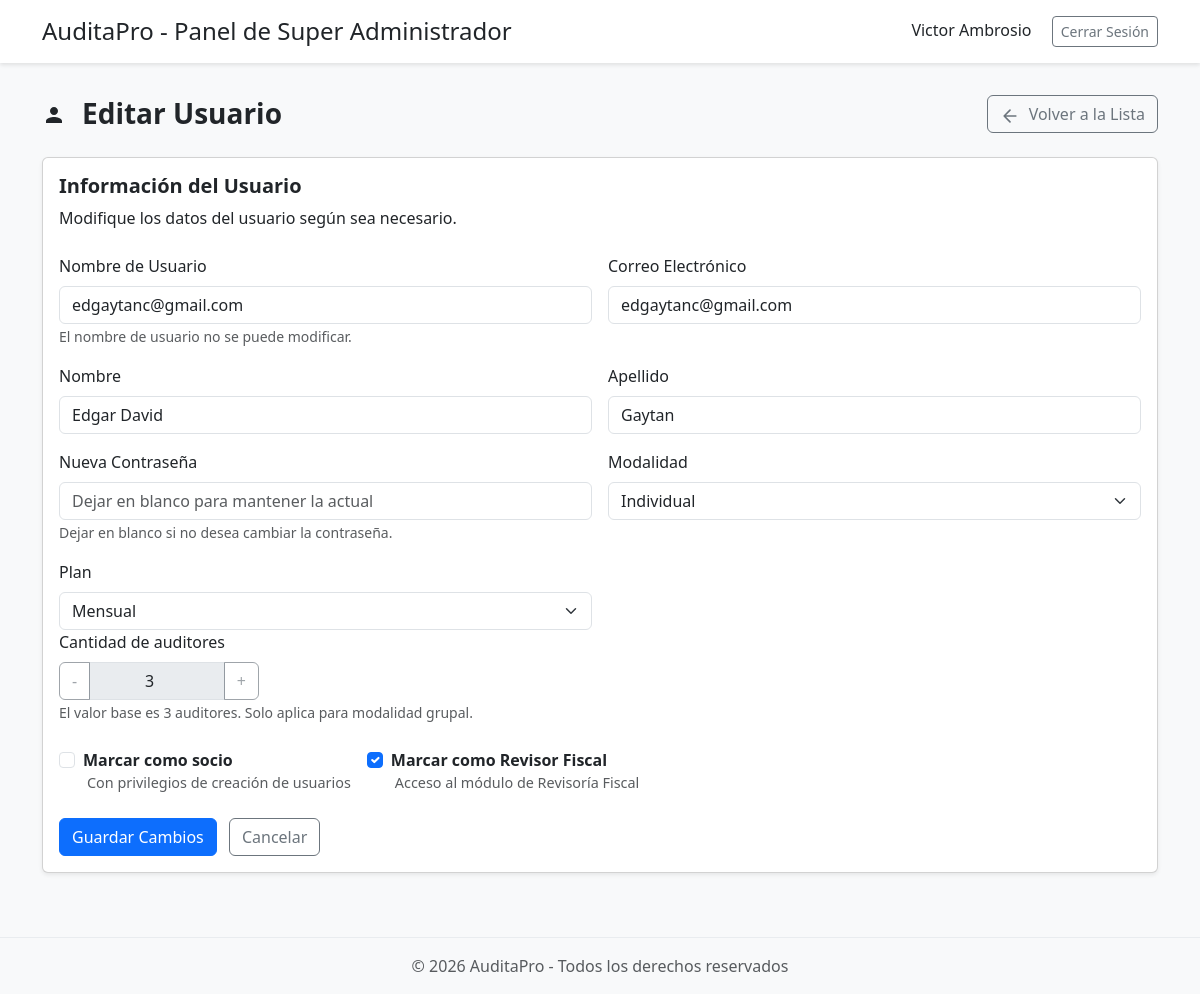
The app's page /usuarios/281/edit/ (signed in) with its own data.
### users/models.py (models this page shows, shortened)
class User(AbstractUser):
    MODALIDAD_CHOICES = [
        ('I', 'Modalidad Individual'),
        ('G', 'Modalidad Grupal'),
        ('S', 'Superadmin'),
    ]
    first_name = models.CharField(max_length=30)
    last_name = models.CharField(max_length=30)
    signature = models.UUIDField(default=uuid.uuid4, editable=False, unique=True)
    modalidad = models.CharField(
        max_length=1,
        choices=MODALIDAD_CHOICES,
        default='I',
        help_text="I: individual, G: grupal, S: superadmin"
    )
    plan = models.CharField(
        max_length=2,
        default='M',
        help_text="M: mensual, A: anual, D: demo, NT: no tiene"
    )
    auditor_slots = models.PositiveIntegerField(
        default=3,
        help_text="Cantidad máxima de auditores permitidos para este jefe de auditoría (modalidad grupal)."
    )
    socio = models.BooleanField(
        default=False,
        help_text="Indica si el Jefe de Auditoría tiene privilegios de socio para crear usuarios."
    )
    administrador = models.ForeignKey(
        'self',
        related_name='auditores',
        on_delete=models.SET_NULL,
        null=True,
        blank=True,
        help_text="Administrador al que está asociado este usuario (para modalidad grupal)"
    )
    role = models.ForeignKey(
        'Roles',
        related_name="role",
        on_delete=models.SET_NULL,
        null=True,
        blank=True,
    )
    revisor_fiscal = models.BooleanField(
        default=False,
        help_text="Indica si el usuario tiene acceso al módulo de Revisoría Fiscal."
    )
    is_deleted = models.BooleanField(default=False)
    deleted_at = models.DateTimeField(null=True, blank=True)
    def get_full_name(self) -> str:
        return f"{self.first_name} {self.last_name}".strip()

### user_management/views.py (the view, shortened to what this page needs)
# urls.py: path('<int:user_id>/edit/', views.edit_user, name='edit_user'),
@login_required
@admin_or_superadmin_required
@login_required
@admin_or_superadmin_required
def edit_user(request, user_id):
    user_to_edit = get_object_or_404(User, id=user_id)
    template = "user_management/edit_user.html"
    if request.user.role and request.user.role.name == "superadmin":
        template = "user_management/superadmin_edit_user.html"
    return render(request, template, {
        "user_to_edit": user_to_edit,
        "is_superadmin": request.user.role.name == "superadmin",
    })

### audits/utils.py (called while the page is built)
def get_assigned_audits(user_role: str, req: HttpRequest):
    if user_role == "audit_manager":
        return Audit.objects.filter(audit_manager=req.user)
    elif user_role in ["supervisor", "auditor"]:
        return Audit.objects.filter(assigned_users=req.user)

### common/context_processors.py (called while the page is built)
def get_is_active_route(route: str, req: HttpRequest):
    path = req.path
    reverse_url = reverse(route)
    striped_path = path.strip("/")
    striped_reverse_url = reverse_url.strip("/")
    if striped_reverse_url == striped_path:
        return True
    if reverse_url in path and reverse_url != "/":
        return True
    path_splited_list = path.split("/")
    if len(path_splited_list) < 1:
        return False
    for path_segment in path_splited_list:
        if reverse_url == path_segment:
            return True
    return False

def assigned_audits(req: HttpRequest):
    return {
        "assigned_audits": (
            get_assigned_audits(req.user.role.name, req)
            if req.user.is_authenticated
            else ""
        )
    }

def is_choose_new_audit_path(req: HttpRequest):
    choose_new_audit_paths = (
        "audit_time_summary_index",
        "audit_time_summary_table",
        "summary_worked_hours_table",
        "status_of_work_papers_table",
        "activities_page",
        "tools",
    )
    for p in choose_new_audit_paths:
        url = reverse(p)
        if req.path == url:
            return {"is_choose_new_audit_path": True}
    return {"is_choose_new_audit_path": False}

def months_processor(req: HttpRequest):
    months = Months.objects.all()
    return {"months": months}

def current_statuses_processor(req: HttpRequest):
    current_statuses = CurrentStatus.objects.all()
    return {"current_statuses": current_statuses}

### user_management/templates/user_management/superadmin_edit_user.html (shortened to what this page needs)
{% extends "user_management/superadmin-base.html" %}
{% block main_content %}
<div class="container">
    <div class="row mb-4">
        <div class="col d-flex align-items-center gap-3">
            <span>
                <svg width="24" height="24" viewBox="0 0 24 24" fill="none" xmlns="http://www.w3.org/2000/svg">
                    <path d="M12 12C14.21 12 16 10.21 16 8C16 5.79 14.21 4 12 4C9.79 4 8 5.79 8 8C8 10.21 9.79 12 12 12ZM12 14C9.33 14 4 15.34 4 18V20H20V18C20 15.34 14.67 14 12 14Z" fill="currentColor"/>
                </svg>
            </span>
            <h1 class="fs-3 fw-semibold m-0">Editar Usuario</h1>
        </div>
        <div class="col-auto d-flex align-items-center">
            <a href="{% url 'user_list' %}" class="btn btn-outline-secondary">
                <svg width="20" height="20" viewBox="0 0 24 24" fill="none" xmlns="http://www.w3.org/2000/svg" class="me-1">
                    <path d="M19 12H5M12 19L5 12L12 5" stroke="currentColor" stroke-width="2" stroke-linecap="round" stroke-linejoin="round"/>
                </svg>
                Volver a la Lista
            </a>
        </div>
    </div>
    <div class="card shadow-sm">
        <div class="card-body">
            <h3 class="card-title fs-5 fw-semibold">Información del Usuario</h3>
            <p class="card-text">Modifique los datos del usuario según sea necesario.</p>
            <form method="post" class="mt-4">
                <div class="row g-3">
                    <div class="col-md-6">
                        <div class="form-group">
                            <label for="username" class="form-label">Nombre de Usuario</label>
                            <input type="text" class="form-control" id="username" name="username" value="{{ user_to_edit.username }}" readonly>
                            <small class="text-muted">El nombre de usuario no se puede modificar.</small>
                        </div>
                    </div>
                    <div class="col-md-6">
                        <div class="form-group">
                            <label for="email" class="form-label">Correo Electrónico</label>
                            <input type="email" class="form-control" id="email" name="email" value="{{ user_to_edit.email }}" required>
                        </div>
                    </div>
                    <div class="col-md-6">
                        <div class="form-group">
                            <label for="first_name" class="form-label">Nombre</label>
                            <input type="text" class="form-control" id="first_name" name="first_name" value="{{ user_to_edit.first_name }}" required>
                        </div>
                    </div>
                    <div class="col-md-6">
                        <div class="form-group">
                            <label for="last_name" class="form-label">Apellido</label>
                            <input type="text" class="form-control" id="last_name" name="last_name" value="{{ user_to_edit.last_name }}" required>
                        </div>
                    </div>
                    <div class="col-md-6">
                        <div class="form-group">
                            <label for="password" class="form-label">Nueva Contraseña</label>
                            <input type="password" class="form-control" id="password" name="password" placeholder="Dejar en blanco para mantener la actual">
                            <small class="text-muted">Dejar en blanco si no desea cambiar la contraseña.</small>
                        </div>
                    </div>
                    <div class="col-md-6">
                        <div class="form-group">
                            <label for="modalidad" class="form-label">Modalidad</label>
                            <select class="form-select" id="modalidad" name="modalidad" required>
                                <option value="I" {% if user_to_edit.modalidad == 'I' %}selected{% endif %}>Individual</option>
                            </select>
                        </div>
                    </div>
                    <div class="col-md-6">
                        <div class="form-group">
                            <label for="plan_type" class="form-label">Plan</label>
                            <select class="form-select" id="plan_type" name="plan_type" required>
                                <option value="mensual" {% if user_to_edit.plan == 'M' %}selected{% endif %}>Mensual</option>
                            </select>
                        </div>
                    </div>
                </div>
                <div class="mb-3">
                <label class="form-label">Cantidad de auditores</label>
                <div class="input-group" style="max-width:200px;">
                    <button class="btn btn-outline-secondary" type="button" id="minusSlots">-</button>
                    <input type="number"
                        class="form-control text-center"
                        name="auditor_slots"
                        id="auditorSlotsInput"
                        value="{{ user_to_edit.auditor_slots|default:3 }}"
                        min="3">
                    <button class="btn btn-outline-secondary" type="button" id="plusSlots">+</button>
                </div>
                <small class="text-muted">
                    El valor base es 3 auditores. Solo aplica para modalidad grupal.
                </small>
            </div>
                {% if is_superadmin %}
                <div class="mt-4 mb-4 d-flex flex-column flex-md-row gap-3 align-items-start align-items-md-center">
                    <div class="form-check m-0">
                        <input
                            type="checkbox"
                            class="form-check-input"
                            id="id_socio"
                            name="socio"
                        >
                        <label class="form-check-label fw-semibold" for="id_socio">
                            Marcar como socio
                        </label>
                        <p class="text-muted mb-0 ms-1" style="font-size: 0.9rem;">
                            Con privilegios de creación de usuarios
                        </p>
                    </div>
                    <div class="form-check m-0">
                        <input
                            type="checkbox"
                            class="form-check-input"
                            id="id_revisor_fiscal"
                            name="revisor_fiscal"
                            {% if user_to_edit.revisor_fiscal %}checked{% endif %}
                        >
                        <label class="form-check-label fw-semibold" for="id_revisor_fiscal">
                            Marcar como Revisor Fiscal
                        </label>
                        <p class="text-muted mb-0 ms-1" style="font-size: 0.9rem;">
                            Acceso al módulo de Revisoría Fiscal
                        </p>
                    </div>
                </div>
                {% endif %}
                <div class="mt-4">
                    <button type="submit" class="btn btn-primary">Guardar Cambios</button>
                    <a href="{% url 'user_list' %}" class="btn btn-outline-secondary ms-2">Cancelar</a>
                </div>
            </form>
        </div>
    </div>
</div>
{% endblock main_content %}

### user_management/templates/user_management/superadmin-base.html (shortened to what this page needs)
<!DOCTYPE html>
<html lang="es">
<head>
    <link href="https://cdn.jsdelivr.net/npm/bootstrap@5.3.0-alpha1/dist/css/bootstrap.min.css" rel="stylesheet">
</head>
<body>
    <header class="header">
        <div class="container">
            <div class="d-flex justify-content-between align-items-center">
                <div>
                    <h1 class="h4 m-0">AuditaPro - Panel de Super Administrador</h1>
                </div>
                <div>
                    <span class="me-3">{{ request.user.get_full_name }}</span>
                    <a href="{% url 'logout' %}" class="btn btn-outline-secondary btn-sm">Cerrar Sesión</a>
                </div>
            </div>
        </div>
    </header>
    <main class="main-content">
        {% block main_content %}{% endblock %}
    </main>
    <footer class="footer">
        <div class="container">
            <div class="text-center">
                <p class="text-muted mb-0">&copy; {% now "Y" %} AuditaPro - Todos los derechos reservados</p>
            </div>
        </div>
    </footer>
</body>
</html>

### user_management/templates/user_management/superadmin-base.html (style rules this page uses)
body { background-color: #f8f9fa; font-family: 'Segoe UI', Tahoma, Geneva, Verdana, sans-serif; }
.header { background-color: #fff; box-shadow: 0 2px 4px rgba(0, 0, 0, 0.1); padding: 1rem 0; }
.footer { background-color: #f8f9fa; border-top: 1px solid #e9ecef; padding: 1rem 0; margin-top: 2rem; }
.main-content { padding: 2rem 0; min-height: calc(100vh - 140px); }

### records on screen
User: user.get_full_name "Victor Ambrosio"
User: username "edgaytanc@gmail.com", email "edgaytanc@gmail.com", first_name "Edgar David", last_name "Gaytan", modalidad "Individual", plan_type "Mensual", auditor_slots "3", revisor_fiscal "☑"
